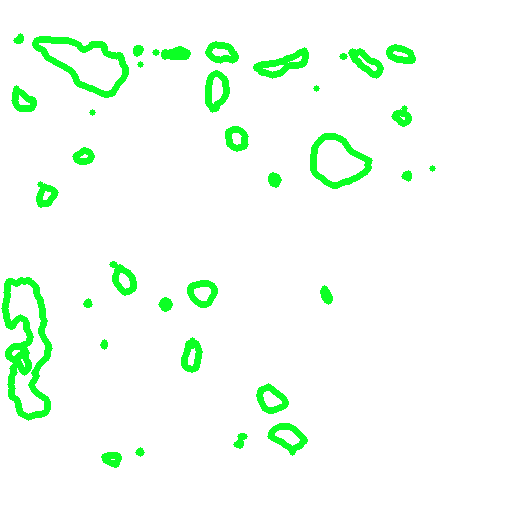
#> input picture scratch/mask1.png, 513 x 513 px
$ python sift.py
#> lines starting #> are read from the running program, lines starting #| are printed output that depends on the picture; after the words box and inside, x2 and y2 are one past the last pixel; in counts of white or black regions, pixels touching at a corner belong together
import cv2

# sift
sift = cv2.SIFT_create()

bf = cv2.BFMatcher(cv2.NORM_L2, crossCheck=True)

img1 = cv2.imread('mask1.png')
#> img1 is the input picture: shape (513, 513, 3); mean B, G, R 243.1, 255, 241.8
img2 = cv2.imread('mask1.png')

img1 = cv2.cvtColor(img1, cv2.COLOR_BGR2GRAY)
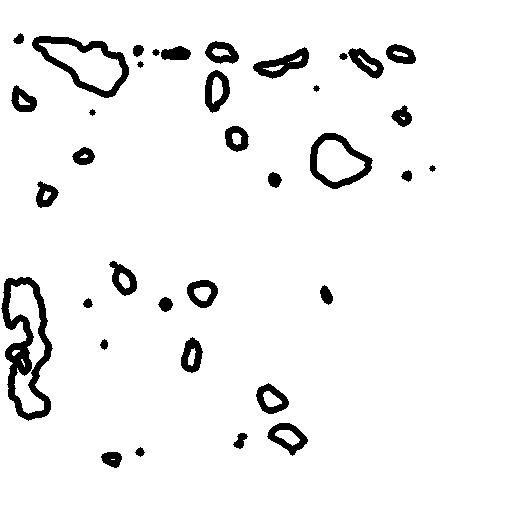
#> img1: shape (513, 513); values 157 (black) and 255 (white), 94.6% white; 36 black regions, largest, box (x1, y1, x2, y2) and area: (1, 277, 53, 421) 2846, (32, 36, 129, 98) 1574, (310, 133, 373, 189) 1076
img2 = cv2.cvtColor(img2, cv2.COLOR_BGR2GRAY)

kp1, des1 = sift.detectAndCompute(img1, None)
#> kp1 = 277 keypoints; strongest (x, y, size): (403, 118, 2.1), (140, 452, 5.6), (165, 304, 8.9), (92, 112, 3.9)
kp2, des2 = sift.detectAndCompute(img2, None)
#> kp2 has the same summary as kp1

matches = bf.match(des1, des2)
#> matches = 274 matches
matches = sorted(matches, key = lambda x:x.distance)

# img3 = cv2.drawMatches(img1, kp1, img2, kp2, matches[200:500], img2, flags=cv2.DrawMatchesFlags_NOT_DRAW_SINGLE_POINTS)
img3 = cv2.drawMatches(img1, kp1, img2, kp2, matches, img2, flags=cv2.DrawMatchesFlags_NOT_DRAW_SINGLE_POINTS)
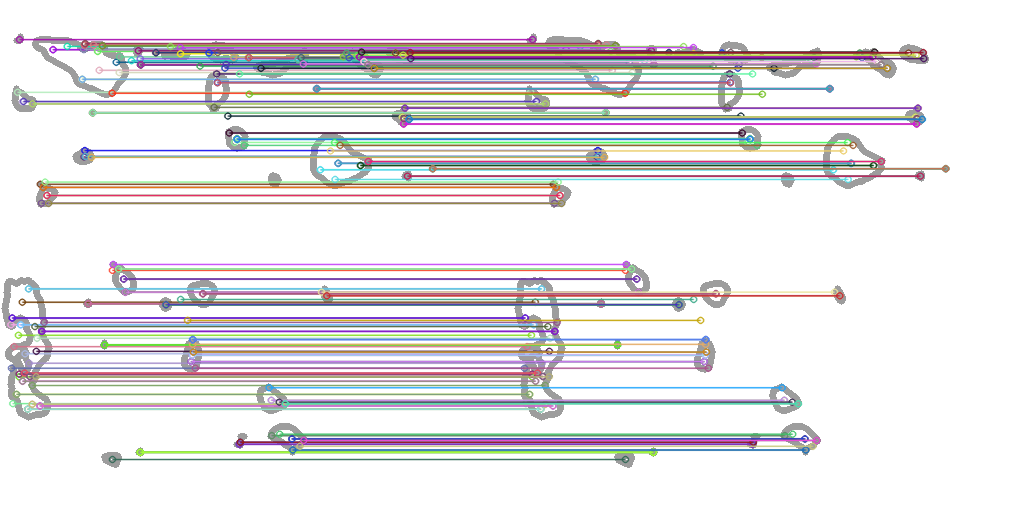
#> img3: shape (513, 1026, 3); mean of channels 0, 1, 2 229.6, 228, 229.7; drawn as B, G, R

cv2.imshow('SIFT', img3)

cv2.waitKey(0)
